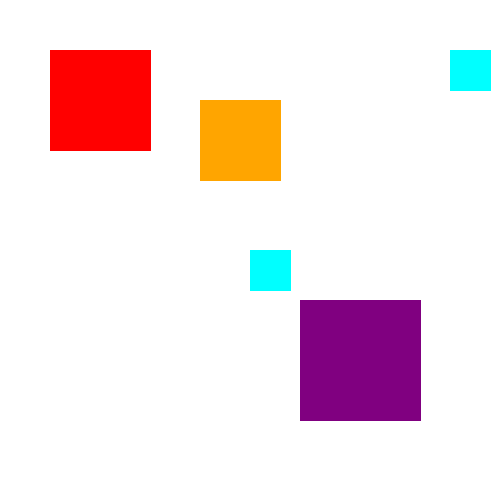
#> input picture Answers_Sanskar/Task4.png, 500 x 500 px, found by its file name
$ python task4.py
#> lines starting #> are read from the running program, lines starting #| are printed output that depends on the picture; after the words box and inside, x2 and y2 are one past the last pixel; in counts of white or black regions, pixels touching at a corner belong together
import cv2 as cv
from google.colab.patches import cv2_imshow
import numpy as np

from google.colab import files
uploaded = files.upload()
#> the answer given: Task4.png

# Import image into variable img
img4 = cv.imread("Task4.png")
#> img4 is the input picture: shape (500, 500, 3); mean B, G, R 230.5, 227.3, 244.1

# Convert to grayscale
gray = cv.cvtColor(img4, cv.COLOR_BGR2GRAY)
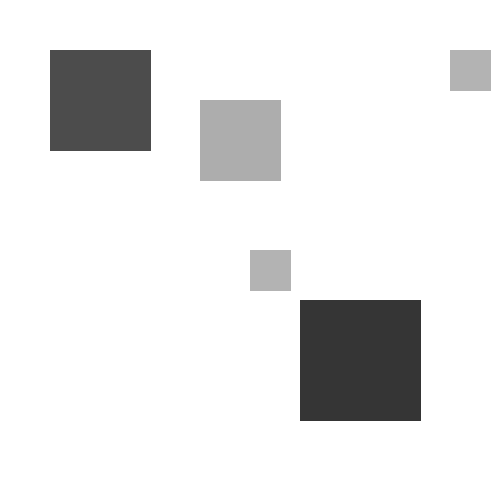
#> gray: shape (500, 500); min 53, max 255, mean 232.7

# Threshold to binary (black and white)
_, thresh = cv.threshold(gray, 240, 255, cv.THRESH_BINARY_INV)
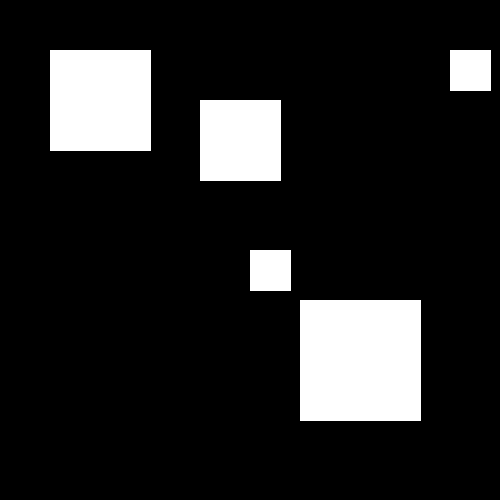
#> thresh: shape (500, 500); 13.9% white; 5 white regions, box (x1, y1, x2, y2) and area: (300, 300, 421, 421) 14641, (50, 50, 151, 151) 10201, (200, 100, 281, 181) 6561, (450, 50, 491, 91) 1681, (250, 250, 291, 291) 1681

# Save height and width for traversal
height, width = img4.shape[:2]
#> height = 500; width = 500

# Counters
c, side = 0, 0

# Accessing pixels
for i in range(height):
  c=0
  for j in range(width):
    if thresh[i,j]==255:
      c+=1
      if c > side :
        side = c
    elif thresh[i,j]==0:
      c=0
#> after the loop, side = 121

print(f"Area of largest square : {side*side}")
#| Area of largest square : 14641
